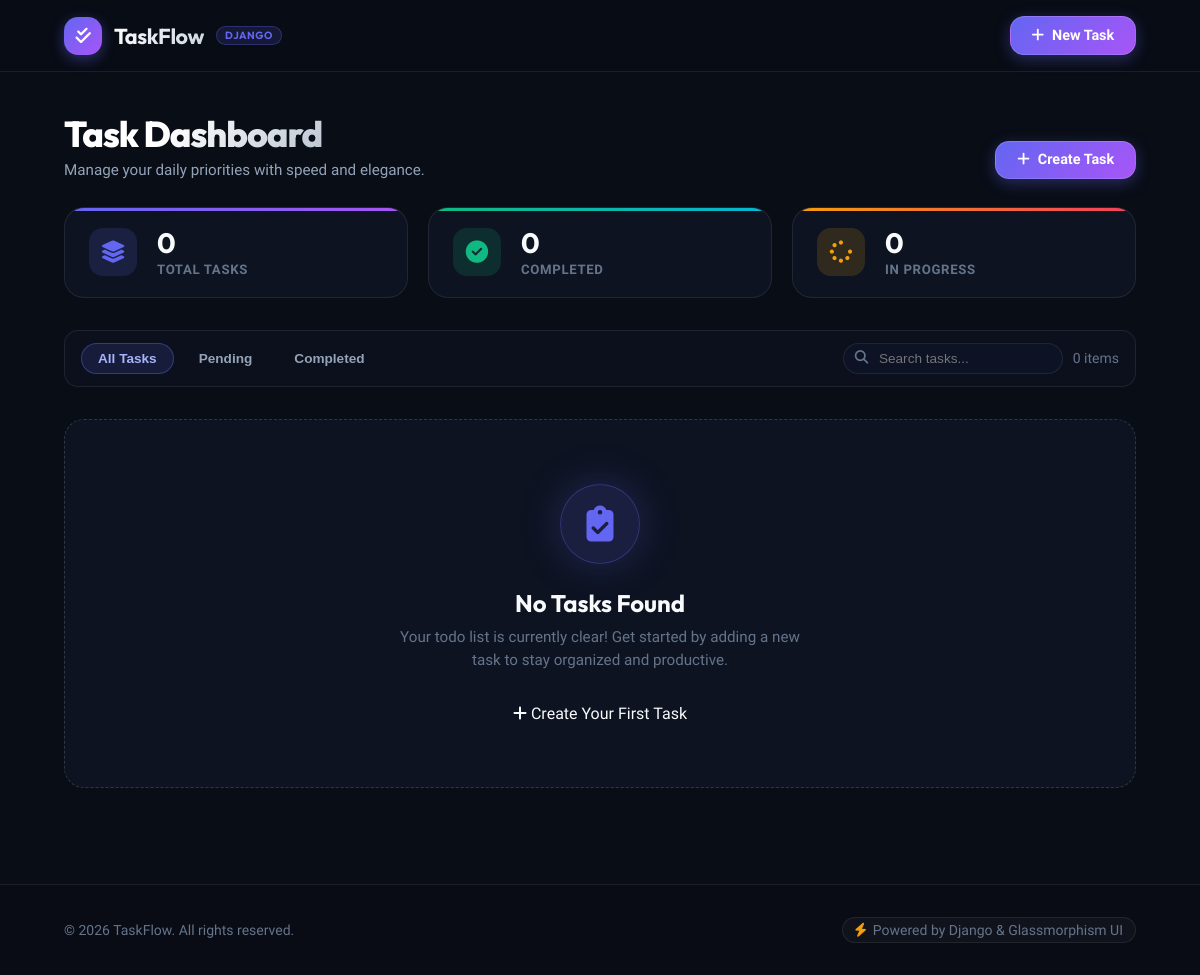
Before: / with the older database file.
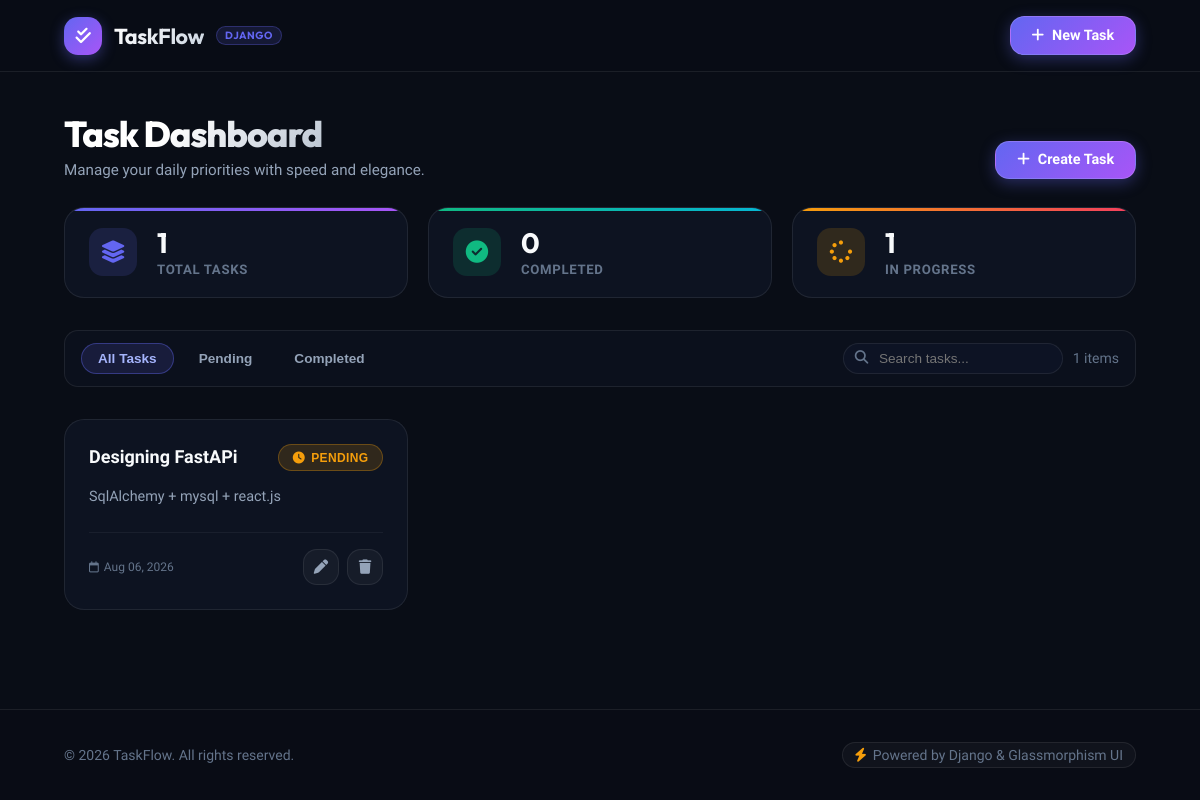
After: the same page with the newer database file.
### todo/models.py (models this page shows)
class Task(models.Model):
    title = models.CharField(max_length=150)
    description = models.TextField()
    created_at = models.DateTimeField(auto_now_add=True)
    updated_at = models.DateTimeField(auto_now=True)
    completed = models.BooleanField(default=False,null=True)

### todo/views.py (the view)
# urls.py: path('',todo_list,name='todo_list'),
def todo_list(request):
    tasks = Task.objects.all().order_by('-created_at')
    completed_count = tasks.filter(completed=True).count()
    pending_count = tasks.filter(completed=False).count()
    return render(request, 'todo.html', {
        'tasks': tasks,
        'completed_count': completed_count,
        'pending_count': pending_count,
    })

### templates/todo.html (shortened to what this page needs)
{% extends 'base.html' %}
{% load static %}
{% block extra_css %}
<link rel="stylesheet" href="{% static 'css/todo.css' %}">
{% endblock %}
{% block content %}
<div class="dashboard-header">
    <div class="dashboard-title-group">
        <div>
            <h1 class="dashboard-title">Task Dashboard</h1>
            <p class="dashboard-subtitle">Manage your daily priorities with speed and elegance.</p>
        </div>
        <a href="{% url 'add_task' %}" class="btn-nav-primary">
            <i class="fa-solid fa-plus"></i>
            <span>Create Task</span>
        </a>
    </div>
    <div class="stats-grid">
        <div class="stat-card total">
            <div class="stat-icon-wrapper">
                <i class="fa-solid fa-layer-group"></i>
            </div>
            <div class="stat-info">
                <span class="stat-value">{{ tasks|length }}</span>
                <span class="stat-label">Total Tasks</span>
            </div>
        </div>
        <div class="stat-card completed">
            <div class="stat-icon-wrapper">
                <i class="fa-solid fa-circle-check"></i>
            </div>
            <div class="stat-info">
                <span class="stat-value">{{ completed_count|default:0 }}</span>
                <span class="stat-label">Completed</span>
            </div>
        </div>
        <div class="stat-card pending">
            <div class="stat-icon-wrapper">
                <i class="fa-solid fa-spinner"></i>
            </div>
            <div class="stat-info">
                <span class="stat-value">{{ pending_count|default:0 }}</span>
                <span class="stat-label">In Progress</span>
            </div>
        </div>
    </div>
    <div class="toolbar-container">
        <div class="filter-group">
            <button class="filter-chip active" data-filter="all">All Tasks</button>
            <button class="filter-chip" data-filter="pending">Pending</button>
            <button class="filter-chip" data-filter="completed">Completed</button>
        </div>
        <div style="display: flex; align-items: center; gap: 10px;">
            <div style="position: relative; width: 220px;">
                <i class="fa-solid fa-magnifying-glass" style="position: absolute; left: 12px; top: 50%; transform: translateY(-50%); color: var(--text-muted); font-size: 0.85rem;"></i>
                <input type="text" id="taskSearchInput" placeholder="Search tasks..." style="width: 100%; background: rgba(15, 23, 42, 0.6); border: 1px solid var(--glass-border); border-radius: var(--radius-full); padding: 0.45rem 1rem 0.45rem 2.2rem; color: var(--text-primary); font-size: 0.85rem; outline: none;">
            </div>
            <span class="view-info" id="taskCountDisplay">{{ tasks|length }} items</span>
        </div>
    </div>
</div>
{% if tasks %}
<div class="tasks-grid">
    {% for task in tasks %}
    <div class="task-card {% if task.completed %}completed-card{% endif %}" data-status="{% if task.completed %}completed{% else %}pending{% endif %}" data-title="{{ task.title }}" data-description="{{ task.description }}">
        <div>
            <div class="task-card-header">
                <h3 class="task-title">{{ task.title }}</h3>
                <form action="{% url 'task_toggle' task.id %}" method="post">
                    <button class="status-btn" type="submit" title="Click to toggle status">
                        {% if task.completed %}
                            <span class="status-badge completed">
                                <i class="fa-solid fa-check"></i> Completed
                            </span>
                        {% else %}
                            <span class="status-badge pending">
                                <i class="fa-solid fa-clock"></i> Pending
                            </span>
                        {% endif %}
                    </button>
                </form>
            </div>
            <p class="task-description">{{ task.description }}</p>
        </div>
        <div class="task-card-footer">
            <div class="task-timestamps">
                <div class="task-time-item">
                    <i class="fa-regular fa-calendar" style="font-size: 0.7rem;"></i>
                    <span>{{ task.created_at|date:"M d, Y" }}</span>
                </div>
            </div>
            <div class="task-actions">
                <a href="{% url 'edit_task' task.id %}" class="btn-icon-action edit" title="Edit Task">
                    <i class="fa-solid fa-pen"></i>
                </a>
                <a href="{% url 'delete_task' task.id %}" class="btn-icon-action delete" title="Delete Task" onclick="return confirm('Are you sure you want to delete this task?');">
                    <i class="fa-solid fa-trash"></i>
                </a>
            </div>
        </div>
    </div>
    {% endfor %}
</div>
{% else %}
<div class="empty-state">
    <div class="empty-icon-glow">
        <i class="fa-solid fa-clipboard-check"></i>
    </div>
    <h2 class="empty-title">No Tasks Found</h2>
    <p class="empty-subtitle">Your todo list is currently clear! Get started by adding a new task to stay organized and productive.</p>
    <a href="{% url 'add_task' %}" class="btn-submit">
        <i class="fa-solid fa-plus"></i>
        <span>Create Your First Task</span>
    </a>
</div>
{% endif %}
{% endblock %}

### templates/base.html (shortened to what this page needs)
{% load static %}
<!DOCTYPE html>
<html lang="en">
<head>
    <link rel="stylesheet" href="https://cdnjs.cloudflare.com/ajax/libs/font-awesome/6.4.0/css/all.min.css">
    <link rel="stylesheet" href="{% static 'css/base.css' %}">
    {% block extra_css %}{% endblock %}
</head>
<body>
    <header class="navbar">
        <div class="container">
            <a class="nav-brand" href="{% url 'todo_list' %}">
                <div class="nav-brand-icon">
                    <i class="fa-solid fa-check-double"></i>
                </div>
                <span class="nav-brand-text">TaskFlow</span>
                <span class="nav-brand-badge">Django</span>
            </a>
            <div class="nav-actions">
                <a class="btn-nav-primary" href="{% url 'add_task' %}">
                    <i class="fa-solid fa-plus"></i>
                    <span>New Task</span>
                </a>
            </div>
        </div>
    </header>
    <main class="main-wrapper">
        <div class="container">
            {% block content %}
            {% endblock %}
        </div>
    </main>
    <footer class="footer">
        <div class="container footer-content">
            <div>
                <span>&copy; {% now "Y" %} TaskFlow. All rights reserved.</span>
            </div>
            <div class="footer-badge">
                <i class="fa-solid fa-bolt" style="color: var(--amber);"></i>
                <span>Powered by Django & Glassmorphism UI</span>
            </div>
        </div>
    </footer>
</body>
</html>

### static/css/base.css (style rules this page uses)
:root { --bg-dark: #090d16; --bg-surface: #111827; --primary: #6366f1; --primary-hover: #4f46e5; --primary-light: rgba(99, 102, 241, 0.15); --secondary: #a855f7; --secondary-light: rgba(168, 85, 247, 0.15); --accent: #06b6d4; --emerald: #10b981; --emerald-light: rgba(16, 185, 129, 0.15); --rose: #f43f5e; --rose-light: rgba(244, 63, 94, 0.15); --amber: #f59e0b; --amber-light: rgba(245, 158, 11, 0.15); --text-primary: #f8fafc; --text-secondary: #94a3b8; --text-muted: #64748b; --glass-bg: rgba(17, 24, 39, 0.7); --glass-bg-hover: rgba(30, 41, 59, 0.8); --glass-border: rgba(255, 255, 255, 0.08); --glass-border-hover: rgba(99, 102, 241, 0.3); --glass-shadow: 0 20px 40px -15px rgba(0, 0, 0, 0.5), 0 0 30px rgba(99, 102, 241, 0.1); --navbar-height: 72px; --radius-sm: 8px; --radius-md: 14px; --radius-lg: 20px; --radius-full: 9999px; --transition-fast: 0.2s cubic-bezier(0.16, 1, 0.3, 1); --transition-normal: 0.35s cubic-bezier(0.16, 1, 0.3, 1); --transition-bounce: 0.5s cubic-bezier(0.34, 1.56, 0.64, 1); }
*, *::before, *::after { box-sizing: border-box; margin: 0; padding: 0; }
html { font-family: 'Plus Jakarta Sans', sans-serif; background-color: var(--bg-dark); color: var(--text-primary); scroll-behavior: smooth; min-height: 100%; }
body { min-height: 100vh; display: flex; flex-direction: column; overflow-x: hidden; position: relative; background-color: var(--bg-dark); }
body::before, body::after { content: ''; position: fixed; border-radius: 50%; filter: blur(140px); z-index: -1; pointer-events: none; opacity: 0.4; animation: pulseOrb 12s infinite alternate ease-in-out; }
body::before { width: 450px; height: 450px; top: -100px; left: -100px; background: radial-gradient(circle, var(--primary), transparent 70%); }
body::after { width: 500px; height: 500px; bottom: -150px; right: -100px; background: radial-gradient(circle, var(--secondary), transparent 70%); animation-delay: -6s; }
.container { width: 100%; max-width: 1120px; margin: 0 auto; padding: 0 1.5rem; }
a { color: inherit; text-decoration: none; }
.navbar { position: sticky; top: 0; z-index: 100; height: var(--navbar-height); background: rgba(9, 13, 22, 0.8); backdrop-filter: blur(16px); -webkit-backdrop-filter: blur(16px); border-bottom: 1px solid var(--glass-border); transition: var(--transition-normal); }
.navbar .container { height: 100%; display: flex; align-items: center; justify-content: space-between; }
.nav-brand { display: flex; align-items: center; gap: 12px; font-family: 'Outfit', sans-serif; font-weight: 700; font-size: 1.35rem; letter-spacing: -0.02em; color: var(--text-primary); transition: var(--transition-fast); }
.nav-brand-icon { width: 38px; height: 38px; background: linear-gradient(135deg, var(--primary), var(--secondary)); border-radius: var(--radius-md); display: flex; align-items: center; justify-content: center; color: #fff; box-shadow: 0 4px 14px rgba(99, 102, 241, 0.4); font-size: 1.1rem; transition: var(--transition-bounce); }
.nav-brand-text { background: linear-gradient(135deg, #ffffff 0%, #cbd5e1 100%); -webkit-background-clip: text; -webkit-text-fill-color: transparent; }
.nav-brand-badge { font-size: 0.65rem; padding: 2px 8px; background: var(--primary-light); color: var(--primary); border: 1px solid rgba(99, 102, 241, 0.3); border-radius: var(--radius-full); font-weight: 700; text-transform: uppercase; letter-spacing: 0.05em; }
.nav-actions { display: flex; align-items: center; gap: 12px; }
.btn-nav-primary { display: inline-flex; align-items: center; gap: 8px; background: linear-gradient(135deg, var(--primary), var(--secondary)); color: #ffffff; font-weight: 600; font-size: 0.9rem; padding: 0.6rem 1.3rem; border-radius: var(--radius-md); box-shadow: 0 4px 15px rgba(99, 102, 241, 0.35); transition: var(--transition-fast); border: 1px solid rgba(255, 255, 255, 0.15); cursor: pointer; }
.main-wrapper { flex: 1; padding: 2.5rem 0 4rem; }
.footer { border-top: 1px solid var(--glass-border); padding: 2rem 0; background: rgba(9, 13, 22, 0.9); margin-top: auto; font-size: 0.875rem; color: var(--text-muted); }
.footer-content { display: flex; align-items: center; justify-content: space-between; flex-wrap: wrap; gap: 1rem; }
.footer-badge { display: inline-flex; align-items: center; gap: 6px; padding: 4px 12px; background: rgba(255, 255, 255, 0.03); border: 1px solid var(--glass-border); border-radius: var(--radius-full); }

Changed rows visible on the page:
added Task: title "Designing FastAPi", completed False (drawn), description "SqlAlchemy + mysql + react.js", created_at "Aug 06, 2026"
Other visible differences:
{{ tasks|length }}: "0" → "1"
{{ pending_count|default:0 }}: "0" → "1"
text no longer shown: "No Tasks Found Your todo list is currently clear! Get started by adding a new task to stay organized and productive. Create Your First Task"
